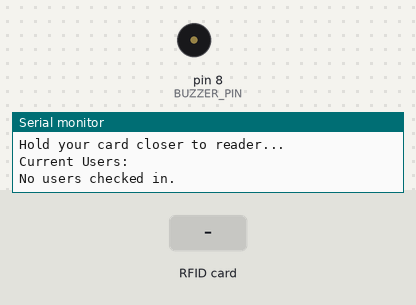
The sketch below on a simulated Arduino Uno, built with avr-gcc and run on an emulated ATmega328P. Parts: buzzer (waves = sounding, pin HIGH), the last lines printed to the serial monitor. The inputs (shaded band) are chosen by the test bench. Pins used as bus, display or sensor lines are not drawn.

Above: at 1.2 s.
1.3 s: RFID card E3 B9 CD C9 held to the reader
At 1.51 s:
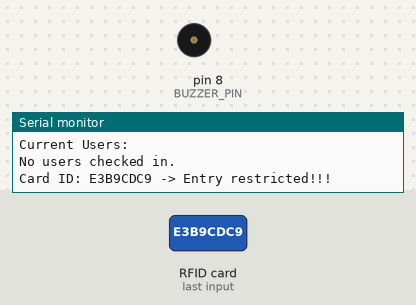
3.2 s: RFID card 5E 7A 19 C4 held to the reader
At 3.7 s:
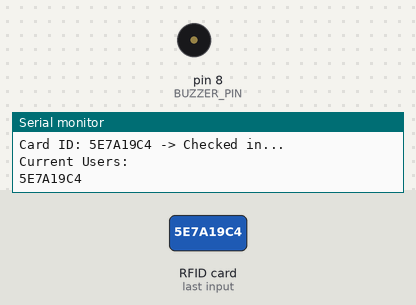
Timing chart, 0 to 6.2 s (numbered marks = the images above; inputs shaded):
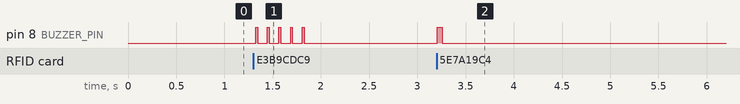

The sketch:

Checkinout_System.ino
```cpp
#include <SPI.h>
#include <MFRC522.h>

#define RST_PIN 9
#define SS_PIN 10
#define BUZZER_PIN 8

MFRC522 rfid(SS_PIN, RST_PIN);

String checkedInUsers[10];
int userCount;

void buzzer(int n) {
  for (int i = 1; i <= n; i++) {
    digitalWrite(BUZZER_PIN, HIGH);
    if (n > 1) {
      delay(20);
    } else {
      delay(50);
    }
    digitalWrite(BUZZER_PIN, LOW);
    if (n > 1) {
      delay(100);
    }
  }
}

void checkIn(String cardID) {
  if (userCount < 10) {
    checkedInUsers[userCount] = cardID;
    userCount++;
    buzzer(1);
    Serial.println(" -> Checked in...");
    displayCheckedInUsers();
  } else {
    Serial.print("User limit reached!");
  }
}

void checkOut(int index) {
  buzzer(2);
  Serial.println(" -> Checked out...");

  for (int i = index; i < userCount - 1; i++) {
    checkedInUsers[i] = checkedInUsers[i + 1];
  }
  userCount--;

  displayCheckedInUsers();
}

int findCard(String cardID) {
  for (int i = 0; i < userCount; i++) {
    if (checkedInUsers[i] == cardID) {
      return i;
    }
  }
  return -1;
}

void displayCheckedInUsers() {
  Serial.println();
  Serial.clearWriteError();
  Serial.println("Current Users:");
  for (int i = 0; i < userCount; i++) {
    Serial.println(checkedInUsers[i]);
  }
  if (userCount == 0) {
    Serial.println("No users checked in.");
  }
  Serial.println();
}

void setup() {
  Serial.begin(9600);
  SPI.begin();
  rfid.PCD_Init();
  delay(4);
  Serial.println("Hold your card closer to reader...");
  pinMode(BUZZER_PIN, OUTPUT);
  displayCheckedInUsers();
}

void loop() {
  if (!rfid.PICC_IsNewCardPresent() || !rfid.PICC_ReadCardSerial()) {
    return;
  }

  String cardID = "";
  for (byte i = 0; i < rfid.uid.size; i++) {
    cardID += String(rfid.uid.uidByte[i], HEX);
  }

  cardID.toUpperCase();

  Serial.print("Card ID: ");
  Serial.print(cardID);


  if (cardID == "E3B9CDC9") {
    Serial.println(" -> Entry restricted!!!");
    buzzer(5);
    displayCheckedInUsers();
    return;
  } else if (cardID == "819EBCC" && (findCard(cardID)== -1)) {
    Serial.print(" -> Admin User, Welcome Ashish");
    buzzer(10);
  }

  int index = findCard(cardID);
  if (index == -1) {
    checkIn(cardID);
  } else {
    checkOut(index);
  }
  delay(1000);
}
```

Measured:
- after the input at 1.3 s, pin 8 (BUZZER_PIN): alternates HIGH for 0.02 s and LOW for 0.10 s, 10 changes in all, then stays LOW, starting at once
- after the input at 3.2 s, pin 8 (BUZZER_PIN): LOW → HIGH at once, → LOW 0.05 s later
